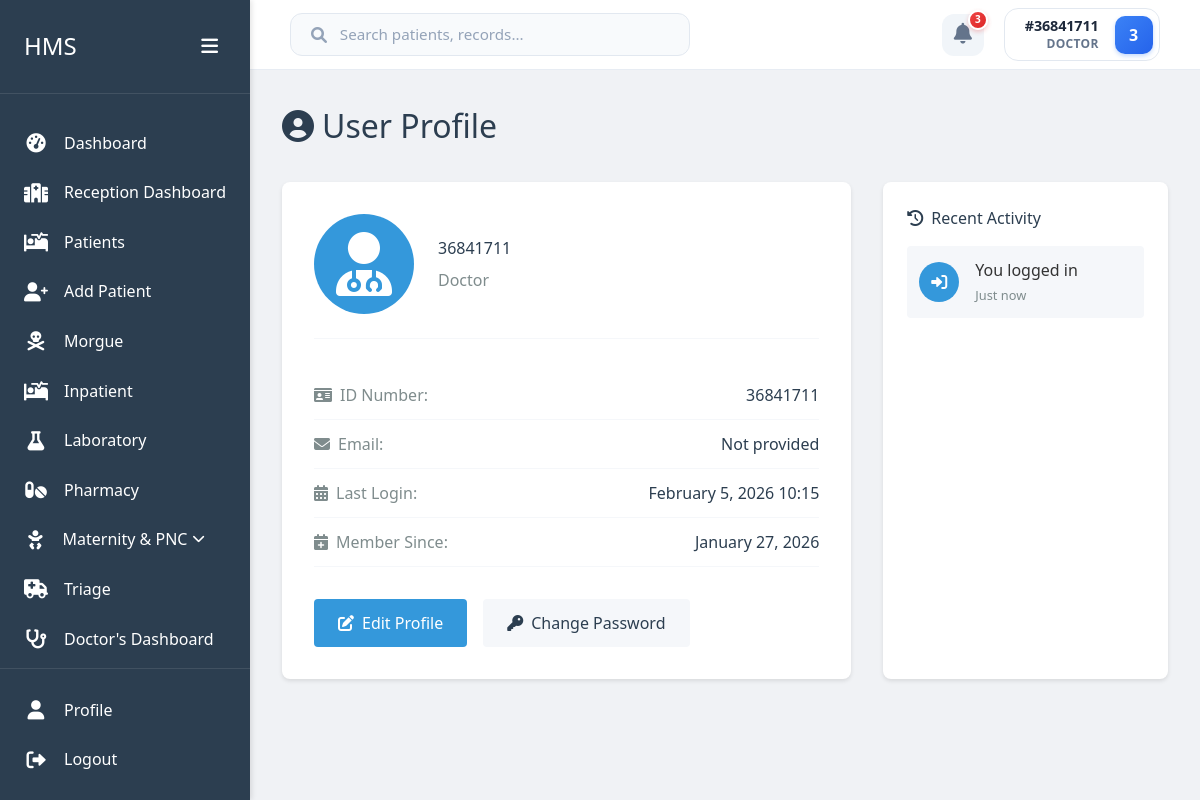
/users/profile/ (signed in), run on the app's committed database.
### users/models.py (models this page shows, shortened)
class User(AbstractBaseUser, PermissionsMixin):
    roles = [
        ('Admin', 'Admin'),
        ('Receptionist', 'Receptionist'),
        ('Doctor', 'Doctor'),
        ('Nurse', 'Nurse'),
        ('Pharmacist', 'Pharmacist'),
        ('Lab Technician', 'Lab Technician'),
        ('Accountant', 'Accountant'),
        ('Triage Nurse', 'Triage Nurse'),
        ('Radiographer', 'Radiographer'),
        ('Procurement Officer', 'Procurement Officer'),
        ('SHA Manager', 'SHA Manager'),
    ]
    id_number = models.CharField(max_length=20, unique=True)
    role = models.CharField(max_length=20, choices=roles)
    is_staff = models.BooleanField(default=False)
    is_active = models.BooleanField(default=True)
    date_joined = models.DateTimeField(default=timezone.now)
    USERNAME_FIELD = 'id_number'
    REQUIRED_FIELDS = []
    objects = CustomUserManager()
    def get_full_name(self):
        return self.id_number

### users/views.py (the view)
# urls.py: path('profile/', views.profile_view, name='profile'),
@login_required
def profile_view(request):
    return render(request, 'users/profile.html')

### users/templates/users/profile.html (shortened to what this page needs)
{% extends 'users/dashboard_base.html' %}
{% load static %}
{% block content %}
<div class="dashboard-content">
    <div class="page-header">
        <h1><i class="fas fa-user-circle"></i> User Profile</h1>
    </div>
    <div class="profile-container">
        <div class="profile-card">
            <div class="profile-header">
                <div class="profile-avatar">
                    <i class="fas fa-user-md fa-4x"></i>
                </div>
                <div class="profile-info">
                    <h2>{{ user.get_full_name|default:user.id }}</h2>
                    <p class="text-muted">{{ user.get_role_display }}</p>
                </div>
            </div>
            <div class="profile-details">
                <div class="detail-row">
                    <span class="detail-label"><i class="fas fa-id-card"></i> ID Number:</span>
                    <span class="detail-value">{{ user.id_number }}</span>
                </div>
                <div class="detail-row">
                    <span class="detail-label"><i class="fas fa-envelope"></i> Email:</span>
                    <span class="detail-value">{{ user.email|default:"Not provided" }}</span>
                </div>
                <div class="detail-row">
                    <span class="detail-label"><i class="fas fa-calendar-alt"></i> Last Login:</span>
                    <span class="detail-value">{{ user.last_login|date:"F j, Y H:i" }}</span>
                </div>
                <div class="detail-row">
                    <span class="detail-label"><i class="fas fa-calendar-plus"></i> Member Since:</span>
                    <span class="detail-value">{{ user.date_joined|date:"F j, Y" }}</span>
                </div>
            </div>
            <div class="profile-actions">
                <a href="#" class="btn btn-primary">
                    <i class="fas fa-edit"></i> Edit Profile
                </a>
                <a href="" class="btn btn-secondary">
                    <i class="fas fa-key"></i> Change Password
                </a>
            </div>
        </div>
        <div class="activity-card">
            <h3><i class="fas fa-history"></i> Recent Activity</h3>
            <div class="activity-list">
                <div class="activity-item">
                    <div class="activity-icon">
                        <i class="fas fa-sign-in-alt"></i>
                    </div>
                    <div class="activity-details">
                        <p>You logged in</p>
                        <small class="text-muted">Just now</small>
                    </div>
                </div>
            </div>
        </div>
    </div>
</div>
{% endblock %}

### users/templates/users/dashboard_base.html (shortened to what this page needs)
{% load static %}
<!DOCTYPE html>
<html lang="en">
<head>
    <link rel="stylesheet" href="{% static 'users/css/dashboard.css' %}">
    <link rel="stylesheet" href="{% static 'users/vendor/fontawesome/css/all.min.css' %}">
    <link rel="stylesheet" href="{% static 'users/css/tailwind.css' %}">
</head>
<body>
    <div class="dashboard-container">
        <div class="sidebar" id="sidebar">
            <div class="sidebar-header">
                <h2>HMS</h2>
                <button class="toggle-btn" id="sidebarToggle">
                    <i class="fas fa-bars"></i>
                </button>
            </div>
            <div class="sidebar-menu">
                {% if user.is_staff %}
                <a href="{% url 'users:dashboard' %}"
                    class="menu-item {% if request.resolver_match.url_name == 'dashboard' %}active{% endif %}">
                    <i class="fas fa-tachometer-alt"></i>
                    <span>Dashboard</span>
                </a>
                {% endif %}
                {% if user.role == 'Admin' or user.role == 'Receptionist' or user.role == 'Doctor' or user.role == 'Triage Nurse' %}
                <a href="{% url 'home:reception_dashboard' %}"
                    class="menu-item {% if request.resolver_match.url_name == 'reception_dashboard' %}active{% endif %}">
                    <i class="fas fa-hospital"></i>
                    <span>Reception Dashboard</span>
                </a>
                <a href="{% url 'home:patient_list' %}"
                    class="menu-item {% if request.resolver_match.url_name == 'patient_list' %}active{% endif %}">
                    <i class="fas fa-procedures"></i>
                    <span>Patients</span>
                </a>
                <a href="{% url 'home:patient_create' %}"
                    class="menu-item {% if request.resolver_match.url_name == 'patient_create' %}active{% endif %}">
                    <i class="fas fa-user-plus"></i>
                    <span>Add Patient</span>
                </a>
                {% endif %}
                {% if user.role == 'Admin' or user.role == 'Doctor' or user.role == 'Morgue Attendant' %}
                <a href="{% url 'morgue:dashboard' %}"
                    class="menu-item {% if request.resolver_match.namespace == 'morgue' %}active{% endif %}">
                    <i class="fas fa-skull-crossbones"></i>
                    <span>Morgue</span>
                </a>
                {% endif %}
                {% if user.role == 'Admin' or user.role == 'Doctor' or user.role == 'Nurse' %}
                <a href="{% url 'inpatient:dashboard' %}"
                    class="menu-item {% if request.resolver_match.namespace == 'inpatient' %}active{% endif %}">
                    <i class="fas fa-procedures"></i>
                    <span>Inpatient</span>
                </a>
                {% endif %}
                {% if user.role == 'Admin' or user.role == 'Doctor' or user.role == 'Lab Technician' %}
                <a href="{% url 'lab:radiology_dashboard' %}"
                    class="menu-item {% if request.resolver_match.namespace == 'lab' %}active{% endif %}">
                    <i class="fas fa-flask"></i>
                    <span>Laboratory</span>
                </a>
                {% endif %}
                {% if user.role == 'Admin' or user.role == 'Doctor' or user.role == 'Pharmacist' %}
                <a href="{% url 'home:pharmacy_dashboard' %}"
                    class="menu-item {% if request.resolver_match.url_name == 'pharmacy_dashboard' %}active{% endif %}">
                    <i class="fas fa-pills"></i>
                    <span>Pharmacy</span>
                </a>
                {% endif %}
                {% if user.role == 'Admin' or user.role == 'Doctor' or user.role == 'Nurse' %}
                <a href="javascript:void(0)"
                    class="menu-item has-submenu {% if request.resolver_match.namespace == 'maternity' %}active{% endif %}"
                    id="maternityMenu">
                    <i class="fas fa-baby"></i>
                    <span>Maternity & PNC</span>
                    <i class="fas fa-chevron-down ms-auto submenu-arrow"
                        style="font-size: 0.8rem; transition: transform 0.3s;"></i>
                </a>
                {% endif %}
                {% if user.role == 'Admin' or user.role == 'Doctor' or user.role == 'Nurse' or user.role == 'Triage Nurse' %}
                <a href="#" class="menu-item {% if 'triage' in request.resolver_match.namespaces %}active{% endif %}">
                    <i class="fas fa-ambulance"></i>
                    <span>Triage</span>
                </a>
                {% endif %}
                {% if user.role == 'Admin' or user.role == 'Doctor' %}
                <a href="{% url 'home:opd_dashboard' %}"
                    class="menu-item {% if request.resolver_match.url_name == 'opd_dashboard' %}active{% endif %}">
                    <i class="fas fa-stethoscope"></i>
                    <span>Doctor's Dashboard</span>
                </a>
                {% endif %}
                <a href="#" class="menu-item">
                </a>
            </div>
            <div class="sidebar-footer">
                <a href="{% url 'users:profile' %}" class="menu-item">
                    <i class="fas fa-user"></i>
                    <span>Profile</span>
                </a>
                <a href="{% url 'users:logout' %}" class="menu-item">
                    <i class="fas fa-sign-out-alt"></i>
                    <span>Logout</span>
                </a>
            </div>
        </div>
        <div class="main-content" id="mainContent">
            <header class="top-bar">
                <div class="search-bar">
                    <i class="fas fa-search"></i>
                    <input type="text" placeholder="Search patients, records...">
                </div>
                <div class="user-nav">
                    <div class="notifications">
                        <i class="fas fa-bell"></i>
                        <span class="notification-badge">3</span>
                    </div>
                    <div class="user-profile-nav">
                        <div class="user-details">
                            <span class="user-id">#{{ user.id_number }}</span>
                            <span class="user-role">{{ user.get_role_display }}</span>
                        </div>
                        <div class="user-avatar-sm">
                            {{ user.id_number|slice:":1"|upper }}
                        </div>
                    </div>
                </div>
            </header>
            <main>
                {% block content %}{% endblock %}
            </main>
        </div>
    </div>
</body>
</html>

### data on the page
User: id_number "36841711", role "DOCTOR", id_number "3", get_full_name "36841711", role "Doctor", last_login "February 5, 2026 10:15", date_joined "January 27, 2026"

### other printed values
{{ user.email|default:"Not provided" }} "Not provided"
